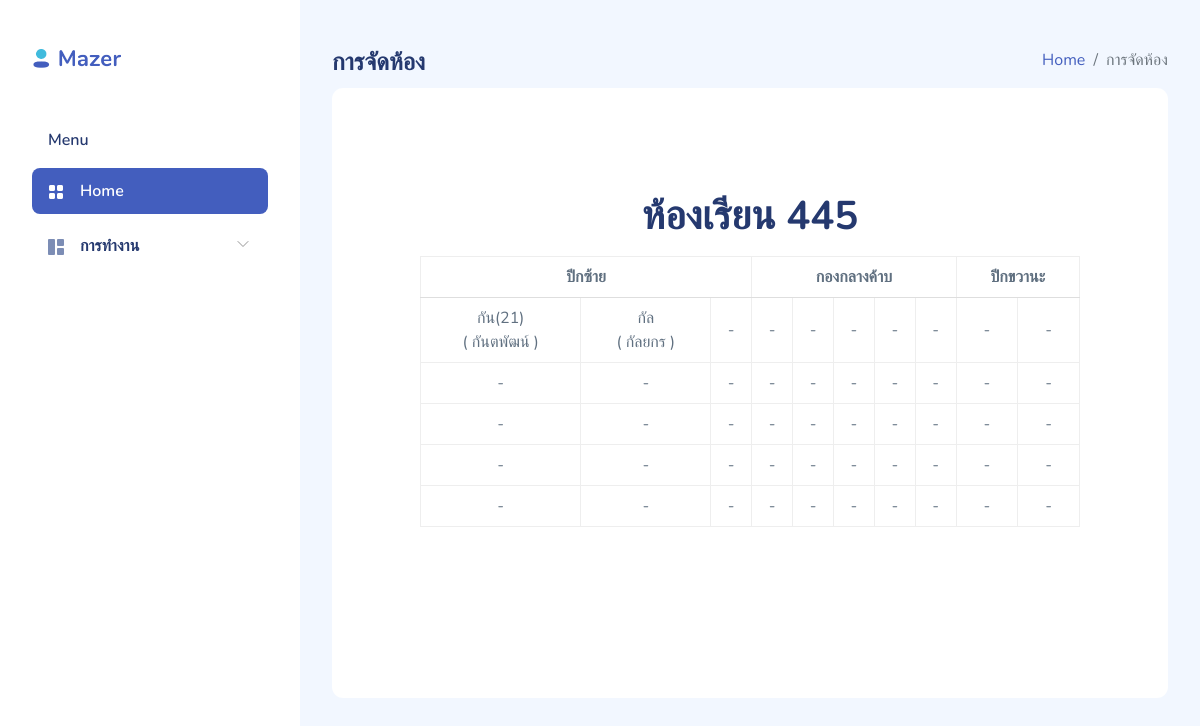
/viewroom_page.php?state_codename=030722-23, run on the app's committed database.
### tables this page shows
CREATE TABLE `check_in_statement` (
  `state_id` int(11) NOT NULL AUTO_INCREMENT,
  `state_codename` varchar(255) NOT NULL,
  `std_id` int(11) NOT NULL,
  `display_name` varchar(255) NOT NULL,
  `ip` varchar(255) DEFAULT NULL,
  `time` varchar(255) NOT NULL,
  `result` varchar(255) NOT NULL,
  `date_access` date NOT NULL,
  PRIMARY KEY (`state_id`),
  KEY `std_id` (`std_id`)
);

CREATE TABLE `student` (
  `std_id` int(11) NOT NULL,
  `std_name` varchar(255) NOT NULL,
  `std_surname` varchar(255) NOT NULL,
  PRIMARY KEY (`std_id`)
);

### viewnew_check_std.php (the view, shortened to what this page needs)
<?php
function checked_table_std($condb,$state_id){
    $sql="SELECT check_in_statement.std_id,check_in_statement.display_name,
    student.std_name
    FROM `check_in_statement`
    LEFT JOIN `student`
    ON check_in_statement.std_id = student.std_id
    WHERE state_codename='$state_id'";
    $sql_fecth_name=mysqli_query($condb,$sql);
    $displayname_array=[];
    while($sql_fecth_name_array=mysqli_fetch_array($sql_fecth_name)){
        array_push($displayname_array,array($sql_fecth_name_array['display_name'],$sql_fecth_name_array['std_name']));
    }
?>
<div class="page-content p-5 mx-auto ">
    <div class="card ">
        <div class="table-responsive p-3">
            <table class="table table-bordered mb-5 ">
                <thead class="text-md-center ">
                    <h1 class="m-3 text-xl-center">ห้องเรียน 445</h1>
                    <th colspan="3">ปีกซ้าย </th>
                    <th colspan="5">กองกลางค้าบ </th>
                    <th colspan="3">ปีกขวานะ</th>
                </thead>
                <tbody style="text-align: center;">
                    <?php
                $i = 1;
                $l = 0;
                while ($i <= 5) { ?>
                    <tr>
                        <?php
                        for ($j = 1; $j <= 10; $j++) {
                        ?>
                        <td>
                            <?php
                                    if(isset($displayname_array[$l])){
                                        echo $displayname_array[$l][0]."<br>";
                                        echo "( ".$displayname_array[$l][1]." )";
                                        $l++;
                                    }
                                    else  {
                                        echo "-";}
                                    ?>
                        </td>
                        <?php }
                        ?>
                    </tr>
                    <?php $i++;
                } ?>
                </tbody>
            </table>
        </div>
    </div>
</div>
<?php
}
?>

### assets/css/app.css (style rules this page uses)
.card { margin-bottom:2.2rem;border:none }
.dataTable-table td,.dataTable-table thead th,.table td,.table thead th { vertical-align:middle }
.dataTable-table:not(.table-borderless) thead th,.table:not(.table-borderless) thead th { border-bottom:1px solid #dedede!important }

### data on the page
check_in_statement: display_name "กัน(21)", std.std_name "กันตพัฒน์"
check_in_statement: display_name "กัล", std.std_name "กัลยกร"
